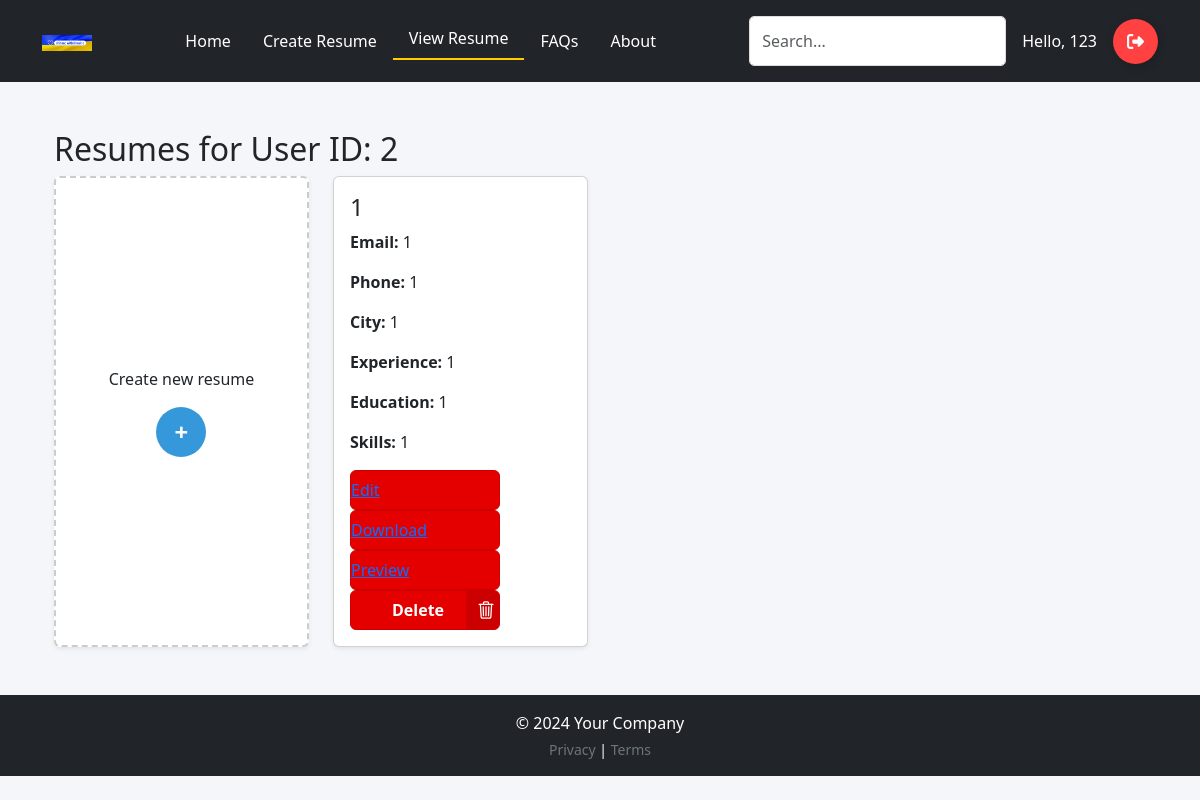
Before: /view-resume (signed in) with the older database file.
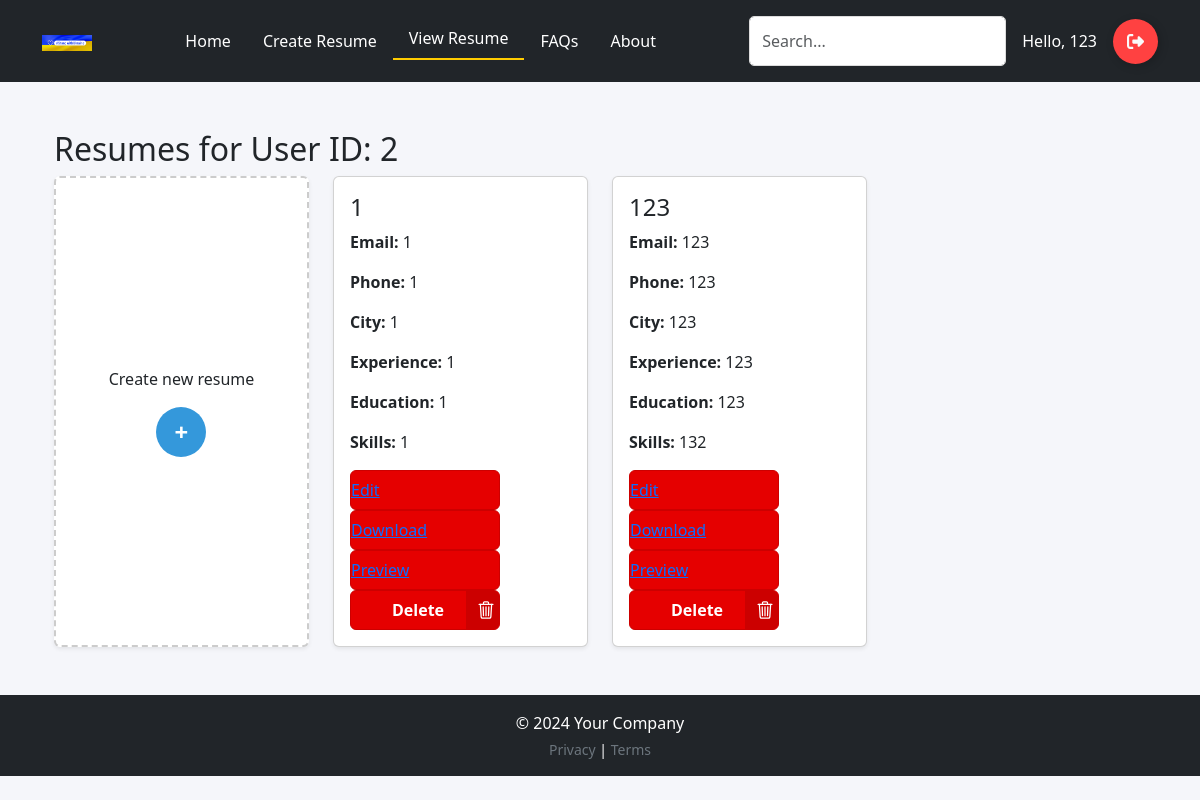
After: the same page with the newer database file.
### models.py (models this page shows, shortened)
class User(db.Model, UserMixin):
    id = db.Column(db.Integer, primary_key=True)
    username = db.Column(db.String(125), nullable=False, unique=True)
    email = db.Column(db.String(125), nullable=False, unique=True)
    password = db.Column(db.String(125), nullable=False)
    resumes = db.relationship('Resume', backref='user',
                              lazy=True)  # связь класса Resume с классом User

class Resume(db.Model):
    id = db.Column(db.Integer, primary_key=True)
    name = db.Column(db.String(100), nullable=False)
    email = db.Column(db.String(100), nullable=False)
    city = db.Column(db.String(50), nullable=False)
    phone = db.Column(db.String(20), nullable=True)
    experience = db.Column(db.Text, nullable=False)
    education = db.Column(db.Text, nullable=False)
    skills = db.Column(db.Text, nullable=False)
    user_id = db.Column(db.Integer, db.ForeignKey(
        'user.id'), nullable=False)  # Внешний ключ на пользователя

### resume_routes.py (the view)
@app.route('/view-resume', methods=['GET'])
def view_resume():
    if not current_user.is_authenticated:
        error_message = "Please log in before create resume"
        return render_template('view-resume.html', error=error_message, active_page='view_resume')
    resume = Resume.query.filter_by(user_id=current_user.id).all()
    if not resume:
        return render_template('view-resume.html', resumes=resume, active_page='view_resume')
    return render_template('view-resume.html', resumes=resume, active_page='view_resume')

### auth_routes.py (called while the page is built)
@login_manager.user_loader
def loader_user(user_id):
    return User.query.get(user_id)

### templates/view-resume.html (shortened to what this page needs)
{% extends 'base.html' %}
{% block main %}
<div class="container mt-5">
    <h2>Resumes for User ID: {{ current_user.id }}</h2>
    <div class="row">
        <div class="col-md-3 mb-4">
            <div class="card create-resume-card text-center shadow-sm">
                <div class="card-body d-flex flex-column align-items-center justify-content-center">
                    <p class="card-text">Create new resume</p>
                    <a href="{{ url_for('personal_data', id=current_user.id) }}"
                        class="btn btn-primary btn-circle">+</a>
                </div>
            </div>
        </div>
        {% if resumes %}
        {% for resume in resumes %}
        <div class="col-md-3 mb-4">
            <div class="card resume-card shadow-sm">
                <div class="card-body">
                    <h4 class="card-title">{{ resume.name }}</h4>
                    <p class="card-text"><strong>Email:</strong> {{ resume.email }}</p>
                    <p class="card-text"><strong>Phone:</strong> {{ resume.phone }}</p>
                    <p class="card-text"><strong>City:</strong> {{ resume.city }}</p>
                    <p class="card-text"><strong>Experience:</strong> {{ resume.experience }}</p>
                    <p class="card-text"><strong>Education:</strong> {{ resume.education }}</p>
                    <p class="card-text"><strong>Skills:</strong> {{ resume.skills }}</p>
                    <a href="{{ url_for('edit_resume', id=resume.id) }}" class="button">Edit</a>
                    <a href="{{ url_for('generate_pdf', id=resume.id) }}" class="button">Download</a>
                    <a href="{{url_for('preview_resume',id=resume.id)}}" class="button">Preview</a>
                    <form action="{{ url_for('delete_resume', id=resume.id) }}" method="POST" class="d-inline"
                        onsubmit="return confirm('Are you sure what you want to delete this resume?');">
                        <button class="button" type="submit ">
                            <span class="button__text">Delete</span>
                            <span class="button__icon"></span>
                        </button>
                    </form>
                </div>
            </div>
        </div>
        {% endfor %}
        {% else %}
        <p class="mt-4">There is no resume for this user.</p>
        {% endif %}
    </div>
</div>
{% endblock %}

### templates/base.html (shortened to what this page needs)
<!DOCTYPE html>
<html lang="en">
<head>
    <link href="https://cdn.jsdelivr.net/npm/bootstrap@5.3.3/dist/css/bootstrap.min.css" rel="stylesheet"
>
    <link rel="stylesheet" href="{{ url_for('static', filename='css/styles.css') }}">
</head>
<body>
    <header class="p-3 bg-dark text-white">
        <div class="container d-flex justify-content-between align-items-center">
            <a href="https://u24.gov.ua/uk" class="text-white text-decoration-none">
                <img class='header_img' src="{{ url_for('static', filename='img/photo.png') }}" alt="Site logo"
                    width="50">
            </a>
            <nav class="nav">
                <a href="{{ url_for('home_page') }}"
                    class="nav-link text-white {{'active' if active_page == 'home' else ''}}">Home</a>
                <a href="{{ url_for('personal_data') }}"
                    class="nav-link text-white {{ 'active' if active_page == 'personal_data' else '' }}">Create
                    Resume</a>
                <a href="{{ url_for('view_resume') }}"
                    class="nav-link text-white {{'active' if active_page == 'view_resume' else ''}}">View Resume</a>
                <a href=" #" class="nav-link text-white">FAQs</a>
                <a href="#" class="nav-link text-white">About</a>
            </nav>
            <div class="d-flex align-items-center">
                <form class="d-flex me-2" method="GET">
                    <input id="query" class="form-control me-2" type="search" name="query" placeholder="Search..."
                        aria-label="Search">
                </form>
                {% if current_user.is_authenticated %}
                <span class="me-3">Hello, {{ current_user.username }}</span>
                <a href="{{ url_for('logout') }}" class="Btn">
                    <div class="sign"></div>
                </a>
                {% else %}
                <a href="{{ url_for('login') }}" class="btn btn-outline-light me-2">Login</a>
                <a href="{{ url_for('register') }}" class="btn btn-outline-light">Sign-Up</a>
                {% endif %}
            </div>
        </div>
    </header>
    <main class="container my-4">
        {% block main %}
        {% endblock main %}
    </main>
    <footer class="text-center bg-dark text-white py-3">
        <div class="container">
            <p class="mb-1">&copy; 2024 Your Company</p>
            <div class="small">
                <a href="#" class="text-secondary text-decoration-none">Privacy</a> |
                <a href="#" class="text-secondary text-decoration-none">Terms</a>
            </div>
        </div>
    </footer>
</body>
</html>

### static/css/styles.css (style rules this page uses)
.Btn { display: flex; align-items: center; justify-content: flex-start; width: 45px; height: 45px; border: none; border-radius: 50%; cursor: pointer; position: relative; overflow: hidden; transition-duration: .3s; box-shadow: 2px 2px 10px rgba(0, 0, 0, 0.199); background-color: rgb(255, 65, 65); }
.sign { width: 100%; transition-duration: .3s; display: flex; align-items: center; justify-content: center; }
.sign svg { width: 17px; }
.nav-link { position: relative; color: #f8f9fa; text-decoration: none; }
.nav-link.active { font-weight: 500; transform: translateY(-3px); }
.nav-link.active::after { content: ''; position: absolute; left: 0; bottom: -2px; height: 2px; width: 100%; background-color: #ffcc01; transition: width 0.3s; }
body { background-color: #f5f6fa; }
.form-control { width: 100%; padding: 12px; border: 1px solid #dcdcdc; border-radius: 5px; transition: border-color 0.2s, box-shadow 0.2s; }
.btn { padding: 12px; border: none; border-radius: 5px; color: #ffffff; background-color: #3498db; cursor: pointer; font-weight: 600; transition: background-color 0.3s, transform 0.3s; font-size: 1rem; }
.create-resume-card { border: 2px dashed #ccc; height: 100%; display: flex; align-items: center; justify-content: center; }
.btn-circle { width: 50px; height: 50px; border-radius: 50%; font-size: 24px; display: flex; align-items: center; justify-content: center; }
.button { position: relative; border-radius: 6px; width: 150px; height: 40px; cursor: pointer; display: flex; align-items: center; border: 1px solid #cc0000; background-color: #e50000; overflow: hidden; }
.button, .button__icon, .button__text { transition: all 0.3s; }
.button .button__text { transform: translateX(35px); color: #fff; font-weight: 600; }
.button .button__icon { position: absolute; transform: translateX(109px); height: 100%; width: 39px; background-color: #cc0000; display: flex; align-items: center; justify-content: center; }
.button .svg { width: 20px; }

Changed rows visible on the page:
added Resume: name "123", email "123", phone "123", city "123", experience "123", education "123", skills "132"
